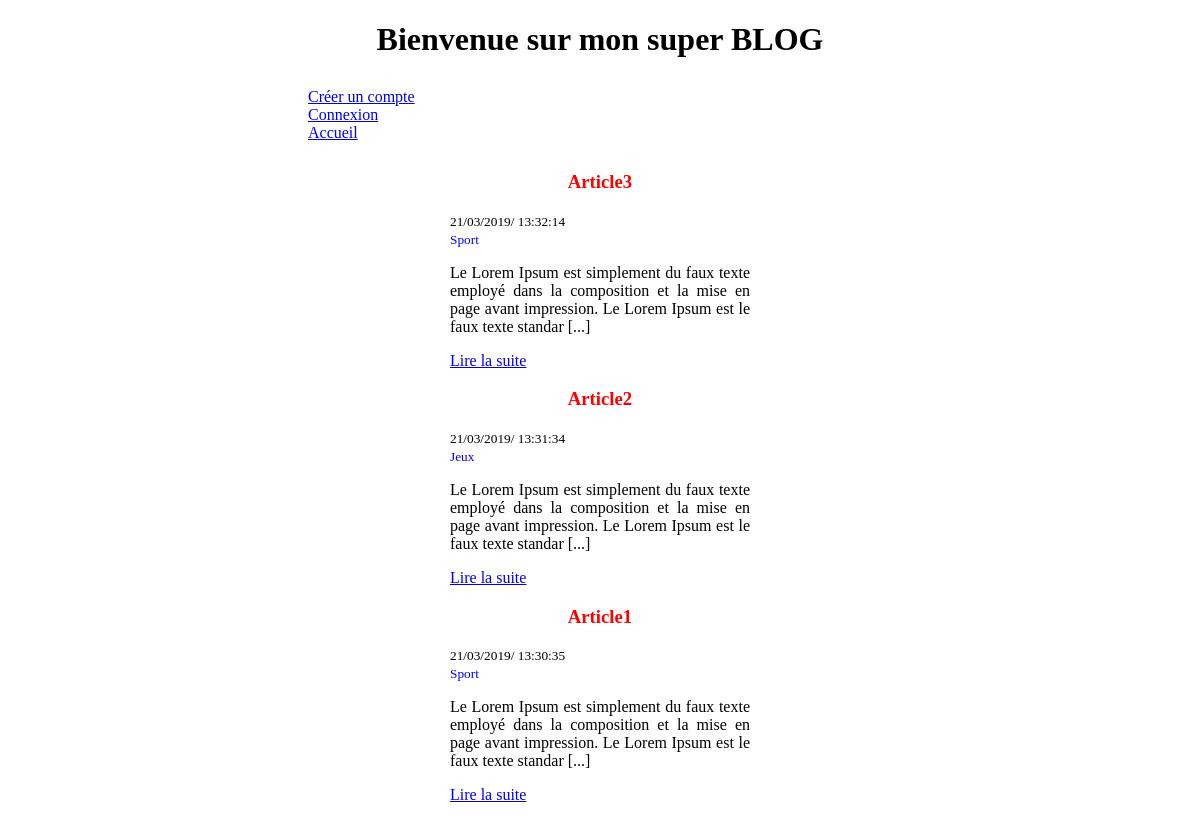
The page / on the database its author committed.
### tables this page shows
CREATE TABLE IF NOT EXISTS `post` (
  `Id` int(11) NOT NULL AUTO_INCREMENT,
  `Title` varchar(255) NOT NULL,
  `CreatedAt` datetime NOT NULL DEFAULT CURRENT_TIMESTAMP,
  `Content` text NOT NULL,
  `Image` varchar(255) NOT NULL,
  `Category` int(11) NOT NULL,
  PRIMARY KEY (`Id`),
  KEY `Category` (`Category`)
);

CREATE TABLE IF NOT EXISTS `category` (
  `Id` int(11) NOT NULL AUTO_INCREMENT,
  `Name` varchar(255) NOT NULL,
  PRIMARY KEY (`Id`)
);

### class/HomeController.php (called while the page is built, shortened)
<?php
class HomeController{
	public function index(){
	$postmodel = new PostModel;
	$posts = $postmodel->getAllPosts();
	include 'views/layout.phtml';
	}
}

### class/AbstractModel.php (called while the page is built, shortened)
<?php
abstract class AbstractModel{
	function __construct(){
		$this->db = new Database();
	}
}

### class/PostModel.php (called while the page is built, shortened)
<?php
class PostModel extends AbstractModel{
public function getAllPosts(){
	$sql = 'SELECT post.Id,Title,Content,Image,CreatedAt,Name,Category FROM post INNER JOIN category ON post.Category = category.Id ORDER BY CreatedAt DESC';
	return $this->db->queryAll($sql);
}
}

### class/Database.php (called while the page is built, shortened)
<?php
class Database{
function getPDOConnection(){
	$pdo = new PDO('mysql:host='.self::DB_HOST.';dbname='.self::DB_NAME,self::DB_USER,self::DB_PASSWORD,[PDO::ATTR_ERRMODE => PDO::ERRMODE_EXCEPTION,PDO::ATTR_DEFAULT_FETCH_MODE=>PDO::FETCH_ASSOC]);
	$pdo ->exec('SET NAMES UTF8');
	return $pdo;
}
function executeQuery($sql,array $params=[]){
	$pdo = $this->getPDOConnection();
	$query=$pdo->prepare($sql);
	$query->execute($params);
	return $query;
}
function queryAll($sql,array $params=[]){
	$query = $this->executeQuery($sql,$params);
	return $query -> fetchAll();
}
}

### views/index.phtml (the view, shortened to what this page needs)
<ul>
	<?php foreach($posts as $post){ ?>
		<li>
			<article>
				<h3>
					<?php echo $post['Title']; ?>
				</h3>
				<small>
					<?= (new DateTime($post['CreatedAt']))->format('d/m/Y/ H:i:s'); ?>
				</small></br>
				<small class='blue'>
					<?php echo $post['Name']; ?>
				</small>
				<p>
					<?php	echo substr($post['Content'],0,150); ?>
					[...]
				</p>
				<a href='index.php?p=post&postId=<?=$post['Id'];?>'>Lire la suite
				</a>
			</article>
		</li>
	<?php } ?>
</ul>

### views/main.css (style rules this page uses)
html { width:600px; height:auto; margin:0 auto; }
ul { padding:0; }
h1, h2, h3 { text-align:center; }
li { list-style-type:none; }
h3 { color:red; }
p { width:300px; text-align:justify; }
article { width:300px; margin:0 auto; }
.blue { color:blue; }

### rows shown on the page
post: Title "Article3", CreatedAt "21/03/2019/ 13:32:14", category.Name "Sport", Content "Le Lorem Ipsum est simplement du faux texte employé dans la composition et la mise en page avant impression. Le Lorem Ipsum est le faux texte standar"
post: Title "Article2", CreatedAt "21/03/2019/ 13:31:34", category.Name "Jeux", Content "Le Lorem Ipsum est simplement du faux texte employé dans la composition et la mise en page avant impression. Le Lorem Ipsum est le faux texte standar"
post: Title "Article1", CreatedAt "21/03/2019/ 13:30:35", category.Name "Sport", Content "Le Lorem Ipsum est simplement du faux texte employé dans la composition et la mise en page avant impression. Le Lorem Ipsum est le faux texte standar"
